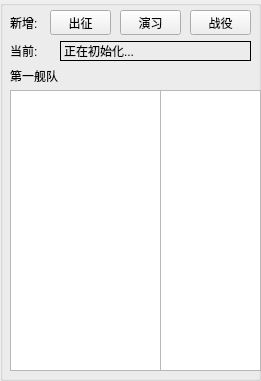
     <widget class="QGroupBox" name="groupBox_2">
      <property name="geometry">
       <rect>
        <x>0</x>
        <y>10</y>
        <width>261</width>
        <height>381</height>
       </rect>
      </property>
      <property name="title">
       <string/>
      </property>
      <widget class="QLabel" name="tv_fleetName">
       <property name="geometry">
        <rect>
         <x>10</x>
         <y>60</y>
         <width>251</width>
         <height>31</height>
        </rect>
       </property>
       <property name="text">
        <string>第一舰队</string>
       </property>
      </widget>
      <widget class="QLabel" name="label_22">
       <property name="geometry">
        <rect>
         <x>10</x>
         <y>41</y>
         <width>71</width>
         <height>20</height>
        </rect>
       </property>
       <property name="text">
        <string>当前:</string>
       </property>
      </widget>
      <widget class="QLabel" name="tv_nowrw">
       <property name="geometry">
        <rect>
         <x>60</x>
         <y>41</y>
         <width>191</width>
         <height>20</height>
        </rect>
       </property>
       <property name="mouseTracking">
        <bool>true</bool>
       </property>
       <property name="frameShape">
        <enum>QFrame::Box</enum>
       </property>
       <property name="text">
        <string>&lt;html&gt;&lt;head/&gt;&lt;body&gt;&lt;p&gt;正在初始化...&lt;/p&gt;&lt;/body&gt;&lt;/html&gt;</string>
       </property>
      </widget>
      <widget class="QLabel" name="label_23">
       <property name="geometry">
        <rect>
         <x>10</x>
         <y>10</y>
         <width>41</width>
         <height>25</height>
        </rect>
       </property>
       <property name="text">
        <string>新增:</string>
       </property>
      </widget>
      <widget class="QPushButton" name="bt_add_campaign">
       <property name="geometry">
        <rect>
         <x>190</x>
         <y>10</y>
         <width>61</width>
         <height>25</height>
        </rect>
       </property>
       <property name="text">
        <string>战役</string>
       </property>
       <property name="icon">
        <iconset>
         <normaloff>icon/yx.png</normaloff>icon/yx.png</iconset>
       </property>
      </widget>
      <widget class="QPushButton" name="bt_add_pvp">
       <property name="geometry">
        <rect>
         <x>120</x>
         <y>10</y>
         <width>61</width>
         <height>25</height>
        </rect>
       </property>
       <property name="text">
        <string>演习</string>
       </property>
       <property name="icon">
        <iconset>
         <normaloff>icon/friend.png</normaloff>icon/friend.png</iconset>
       </property>
      </widget>
      <widget class="QPushButton" name="bt_add_battle">
       <property name="geometry">
        <rect>
         <x>50</x>
         <y>10</y>
         <width>61</width>
         <height>25</height>
        </rect>
       </property>
       <property name="text">
        <string>出征</string>
       </property>
       <property name="icon">
        <iconset>
         <normaloff>icon/boat.png</normaloff>icon/boat.png</iconset>
       </property>
      </widget>
      <widget class="QListWidget" name="lt_our">
       <property name="geometry">
        <rect>
         <x>10</x>
         <y>90</y>
         <width>151</width>
         <height>281</height>
        </rect>
       </property>
      </widget>
      <widget class="QListWidget" name="lt_our_2">
       <property name="geometry">
        <rect>
         <x>160</x>
         <y>90</y>
         <width>101</width>
         <height>281</height>
        </rect>
       </property>
      </widget>
     </widget>
